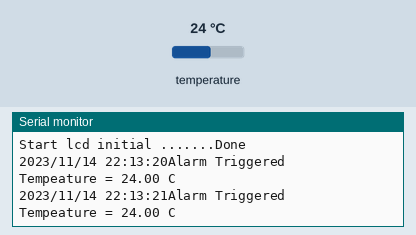
A sketch run on a simulated Arduino Uno, built with avr-gcc and run on an emulated ATmega328P. On the bench: the last lines printed to the serial monitor. The test bench sets the inputs (shaded band); at power-on: temperature 24 °C. The local clock reads 2024-03-15 10:24:30 at power-on unless the sketch sets it.

Above: at 1.5 s.
1.6 s: temperature set to 12 °C
At 2.9 s:
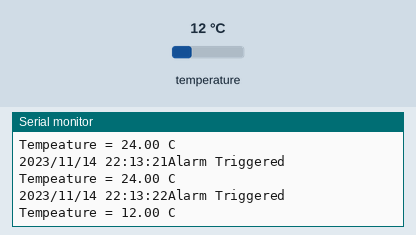
3.1 s: temperature set to 19 °C
At 4.1 s:
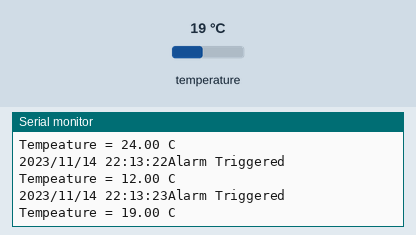
Timing chart, 0 to 6.1 s (numbered marks = the images above; inputs shaded):
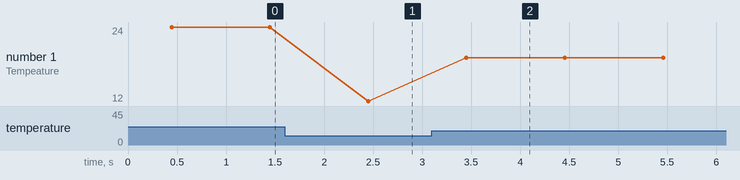

Measured:
- after the input at 1.6 s, the serial monitor: prints a new line after 0.85 s (image 1)
- after the input at 3.1 s, the serial monitor: prints a new line after 0.35 s (image 2)
- plotted number 1: 24 → 12 after the input at 1.6 s, 12 → 19 after the input at 3.1 s

The sketch:

Arduino_UNO_RTC_ds3231.ino
```cpp
/***********************************************************************
 * Project      :     Arduino_UNO_RTC_ds3231
 * Description  :     ติดต่อกับไอซีฐานเวลา ds3231
 * Author       :     Tenergy Innovation Co., Ltd.
 * Date         :     14 Nov 2018
 * Revision     :     1.0
 * Rev1.0       :     Original
 * website      :     http://www.tenergyinnovation.co.th
 * Facebook     :     https://www.facebook.com/tenergy.innovation
 * Email        :     uten.boonliam@innovation.co.th
 * TEL          :     089-140-7205
 ***********************************************************************/

/**************************************/
/*         include library            */
/**************************************/
// Date, Time and Alarm functions using a DS3231 RTC connected via I2C and Wire lib
#include "Wire.h"
#include "SPI.h"  // not used here, but needed to prevent a RTClib compile error
#include "RTClib.h"

/**************************************/
/*        object define               */
/**************************************/
RTC_DS3231 RTC;

/**************************************/
/*       Global variable define       */
/**************************************/
String tempString="";

 /***********************************************************************
 * FUNCTION:    setup
 * DESCRIPTION: setup process
 * PARAMETERS:  nothing
 * RETURNED:    nothing
 ***********************************************************************/
void setup () {

  Serial.begin(9600);
  Serial.println("************************************************");
  Serial.println("Project      :  Arduino_UNO_RTC_ds3231");
  Serial.println("Author       :  Tenergy Innovation Co., Ltd.");
  Serial.println("Date         :  14 Nov 2018");
  Serial.println("website      :  http://www.tenergyinnovation.co.th");
  Serial.println("Email        :  uten.boonliam@innovation.co.th");
  Serial.println("TEL          :  089-140-7205");
  Serial.println("************************************************");
  Wire.begin();
  RTC.begin();
  RTC.adjust(DateTime(__DATE__, __TIME__)); //Auto adjust time with PC

  if (! RTC.isrunning()) {
    Serial.println("RTC is NOT running!");
    // following line sets the RTC to the date & time this sketch was compiled
    RTC.adjust(DateTime(__DATE__, __TIME__));
  }

  DateTime now = RTC.now();
  /* ตั้งเวลา ในตัวอย่างนี้ เซตค่าเป็นเวลา 23:09 ถ้าถึงเวลานี้จะให้ทำงานที่ฟังก์ชัน
    RTC.setAlarm1Simple(23, 9);
   if (RTC.checkIfAlarm(1)) {
   Serial.println("Alarm Triggered");
   }*/
  RTC.setAlarm1Simple(15, 10);

  RTC.turnOnAlarm(1);

  if (RTC.checkAlarmEnabled(1)) {
    Serial.println("Alarm Enabled");
  }

  Serial.print("Start lcd initial ....");
  Serial.println("...Done");

}


 /***********************************************************************
 * FUNCTION:    loop
 * DESCRIPTION: loop process
 * PARAMETERS:  nothing
 * RETURNED:    nothing
 ***********************************************************************/
void loop () {

  DateTime now = RTC.now();
  Serial.print(now.year(), DEC);
  Serial.print('/');
  Serial.print(now.month(), DEC);
  Serial.print('/');
  Serial.print(now.day(), DEC);
  Serial.print(' ');
  Serial.print(now.hour(), DEC);
  Serial.print(':');
  Serial.print(now.minute(), DEC);
  Serial.print(':');
  Serial.print(now.second(), DEC);

  if (RTC.checkIfAlarm(1)) {
    Serial.println("Alarm Triggered");
  }

  Serial.println();
  Serial.print("Tempeature = ");
  Serial.print(RTC.getTemperature()); // คำสั่งดึงอุณหภูมิออกมาแสดง
  Serial.println(" C");
  Serial.println();

  delay(1000);


}
```
